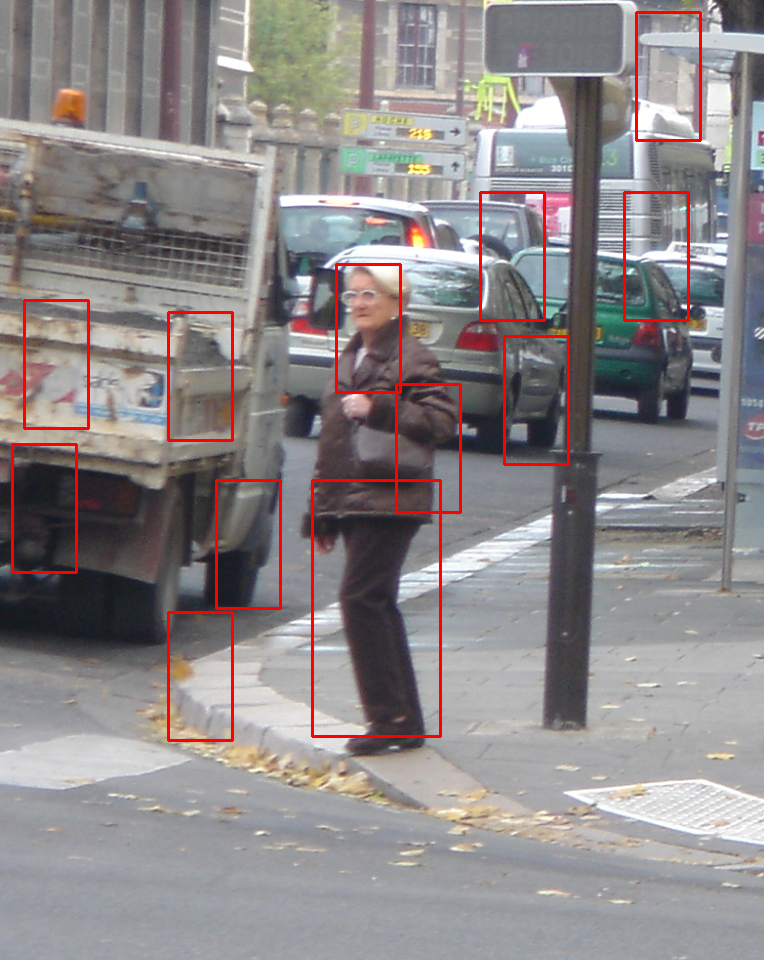
#> input picture detect_95_2_new/crop001511.png, 764 x 960 px, given as the content of the folder detect_95_2_new/crop001511.png/pos, which was not available
$ python -i eval_detect.py   (imports and definitions only)
#> lines starting #> are read from the running program, lines starting #| are printed output that depends on the picture; pictures that were not available may be replaced by others from this repository, and a replacement may not be noted
import cv2
from sklearn import svm
import os
import numpy as np
import joblib
from skimage.feature import hog
from skimage import io
import time
from sklearn.metrics import auc,roc_curve
import re

import matplotlib.pyplot as plt

# [1 line not run here, left out]
NUM = 0

# [22 lines left out: function load_gt_ann_single, not called in this run]

def dataloader(rootpath):
#> called with rootpath = 'detect_95_2_new/crop001511.png'
    pos_feature_list = []
    neg_feature_list = []
    pos_count = 0
    neg_count = 0

    #根据数据集位置获得正负样本文件名
    pospath = rootpath + '\\pos'
    pos_files = os.listdir(pospath)
    negpath = rootpath + '\\neg'
    neg_files = os.listdir(negpath)

    for img_file in pos_files:
        img_raw = io.imread(os.path.join(pospath, img_file))
#> img_raw is the input picture: shape (960, 764, 3); mean R, G, B 142.3, 135.9, 137
        # print(img_raw.shape)
        # HOG特征提取算法针对的是单一通道（灰度）图像，而多通道（RGB）图像需要将其转换为灰度图像或单独处理每个通道的特征
        gray_img = cv2.cvtColor(img_raw, cv2.COLOR_BGR2GRAY)
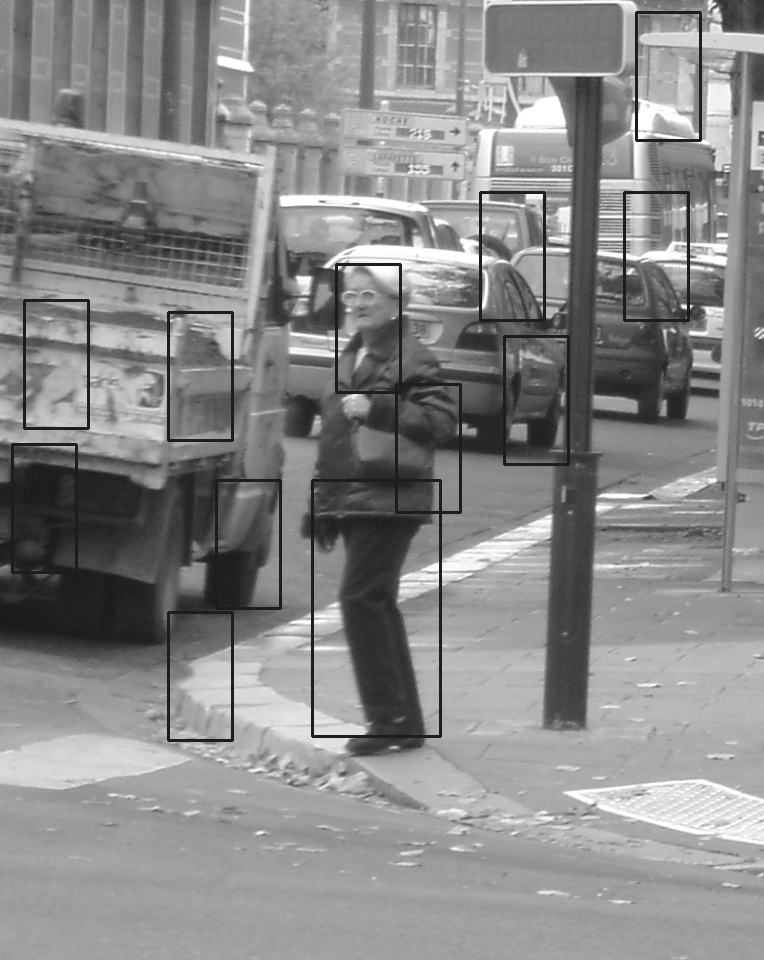
#> gray_img: shape (960, 764); min 23, max 255, mean 137

        features = hog(gray_img, orientations=9, pixels_per_cell=(8, 8), cells_per_block=(2, 2), block_norm="L2", transform_sqrt=True, feature_vector=True)
        pos_count += 1
        pos_feature_list.append(features)
    for img_file in neg_files:
        img_raw = io.imread(os.path.join(negpath, img_file))
        img = cv2.resize(img_raw, (64,128))
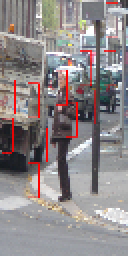
#> img: shape (128, 64, 3) (shown 2 times larger); mean R, G, B 142.4, 135.6, 136.8
        gray_img = cv2.cvtColor(img, cv2.COLOR_BGR2GRAY)
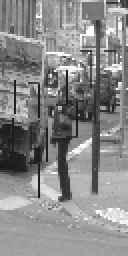
#> gray_img: shape (128, 64) (shown 2 times larger); min 26, max 255, mean 136.7
        features = hog(gray_img, orientations=9, pixels_per_cell=(8, 8), cells_per_block=(2, 2), block_norm="L2", transform_sqrt=True, feature_vector=True)
#> features = 3780 values, max 0.788 at index 2988, min 0 at index 5, mean 0.124
        neg_count += 1
        neg_feature_list.append(features)
    return pos_feature_list,neg_feature_list, pos_count,neg_count


# [186 lines left out: functions sliding_window, nms, detect, caliou, eval, not called in this run]

# [2 lines not run here, left out]

>>> result = dataloader('detect_95_2_new/crop001511.png')

$ run again, on detect_95_2_new/crop001545.png
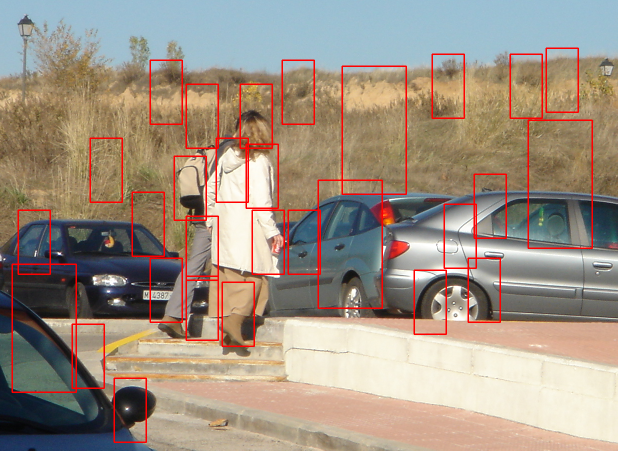
#> input picture detect_95_2_new/crop001545.png, 1235 x 901 px, given as the content of the folder detect_95_2_new/crop001545.png/pos, which was not available (shown at 1/2 size)
#> in dataloader, img_raw is the input picture: shape (901, 1235, 3); mean R, G, B 158.8, 144.2, 129.9
#> in dataloader, `img = cv2.resize(img_raw, (64,128))`:
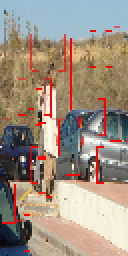
#> img: shape (128, 64, 3) (shown 2 times larger); mean R, G, B 158.5, 144, 129.7
#> in dataloader, `gray_img = cv2.cvtColor(img, cv2.COLOR_BGR2GRAY)`:
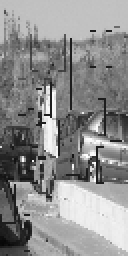
#> gray_img: shape (128, 64) (shown 2 times larger); min 7, max 255, mean 141.4
#> features = 3780 values, max 0.802 at index 175, min 0 at index 1, mean 0.119

$ run again, on detect_95_2_new/crop001602.png
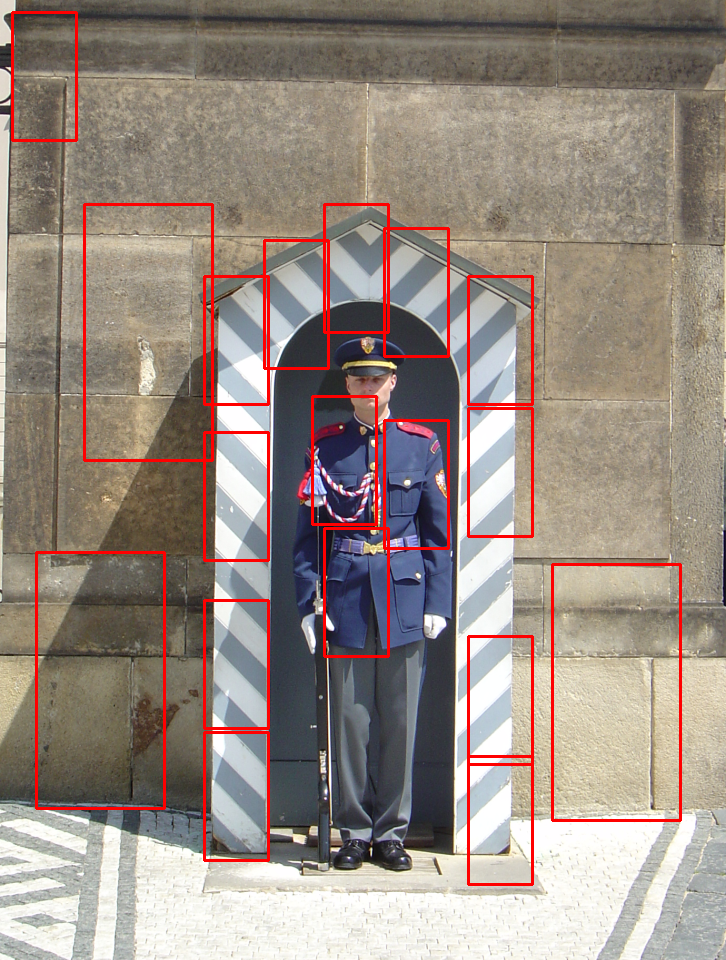
#> input picture detect_95_2_new/crop001602.png, 726 x 960 px, given as the content of the folder detect_95_2_new/crop001602.png/pos, which was not available
#> in dataloader, img_raw is the input picture: shape (960, 726, 3); mean R, G, B 152.5, 139, 130.2
#> in dataloader, `img = cv2.resize(img_raw, (64,128))`:
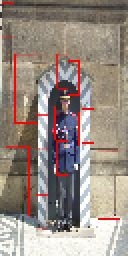
#> img: shape (128, 64, 3) (shown 2 times larger); mean R, G, B 152.2, 139.9, 131.1
#> in dataloader, `gray_img = cv2.cvtColor(img, cv2.COLOR_BGR2GRAY)`:
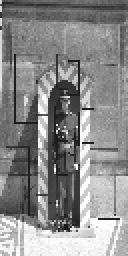
#> gray_img: shape (128, 64) (shown 2 times larger); min 22, max 255, mean 138.7
#> features = 3780 values, max 0.868 at index 3262, min 0 at index 17, mean 0.118

$ run again, on detect_95_2_new/crop001604.png
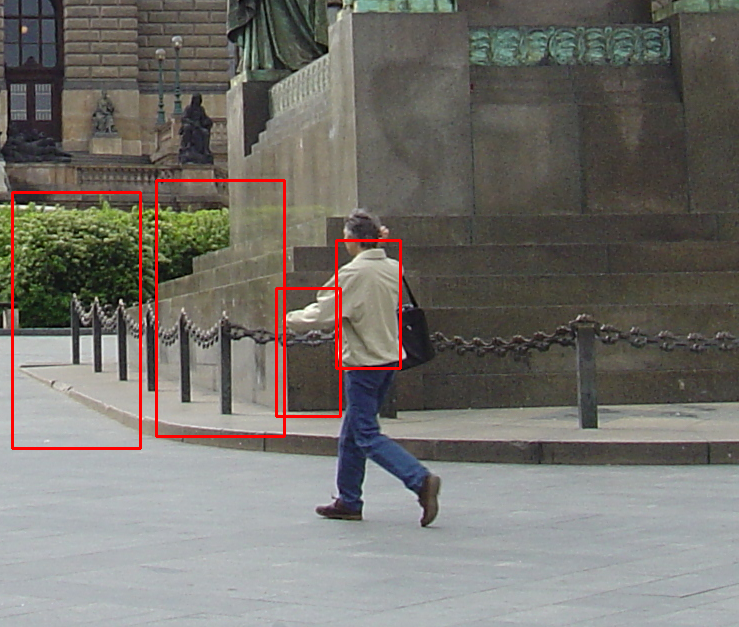
#> input picture detect_95_2_new/crop001604.png, 739 x 627 px, given as the content of the folder detect_95_2_new/crop001604.png/pos, which was not available
#> in dataloader, img_raw is the input picture: shape (627, 739, 3); mean R, G, B 116.7, 113.6, 108
#> in dataloader, `img = cv2.resize(img_raw, (64,128))`:
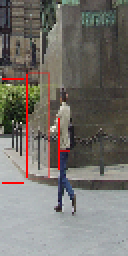
#> img: shape (128, 64, 3) (shown 2 times larger); mean R, G, B 116.7, 113.4, 107.8
#> in dataloader, `gray_img = cv2.cvtColor(img, cv2.COLOR_BGR2GRAY)`:
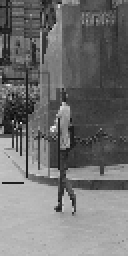
#> gray_img: shape (128, 64) (shown 2 times larger); min 6, max 241, mean 112.1
#> features = 3780 values, max 0.818 at index 2776, min 0 at index 573, mean 0.123
